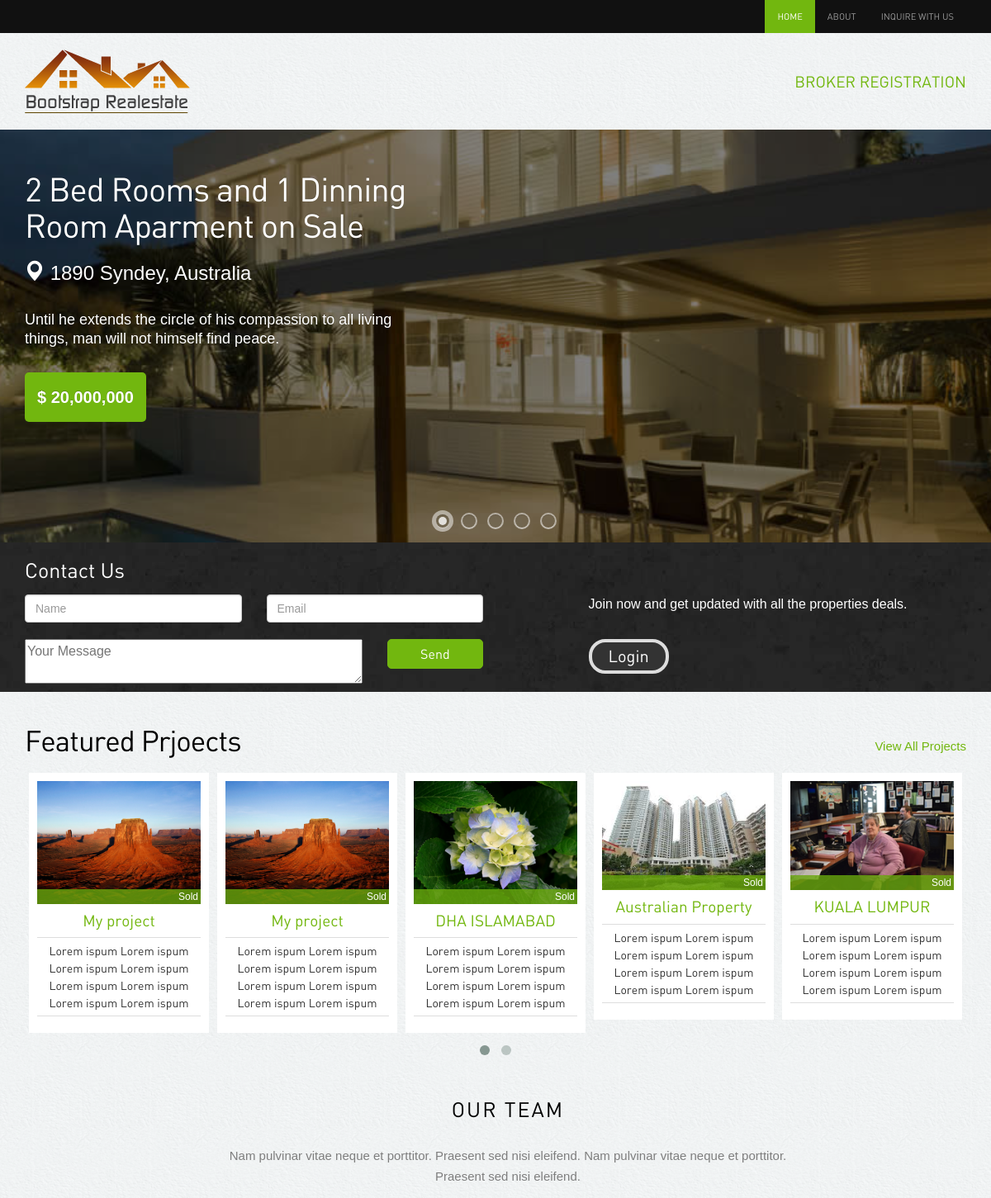
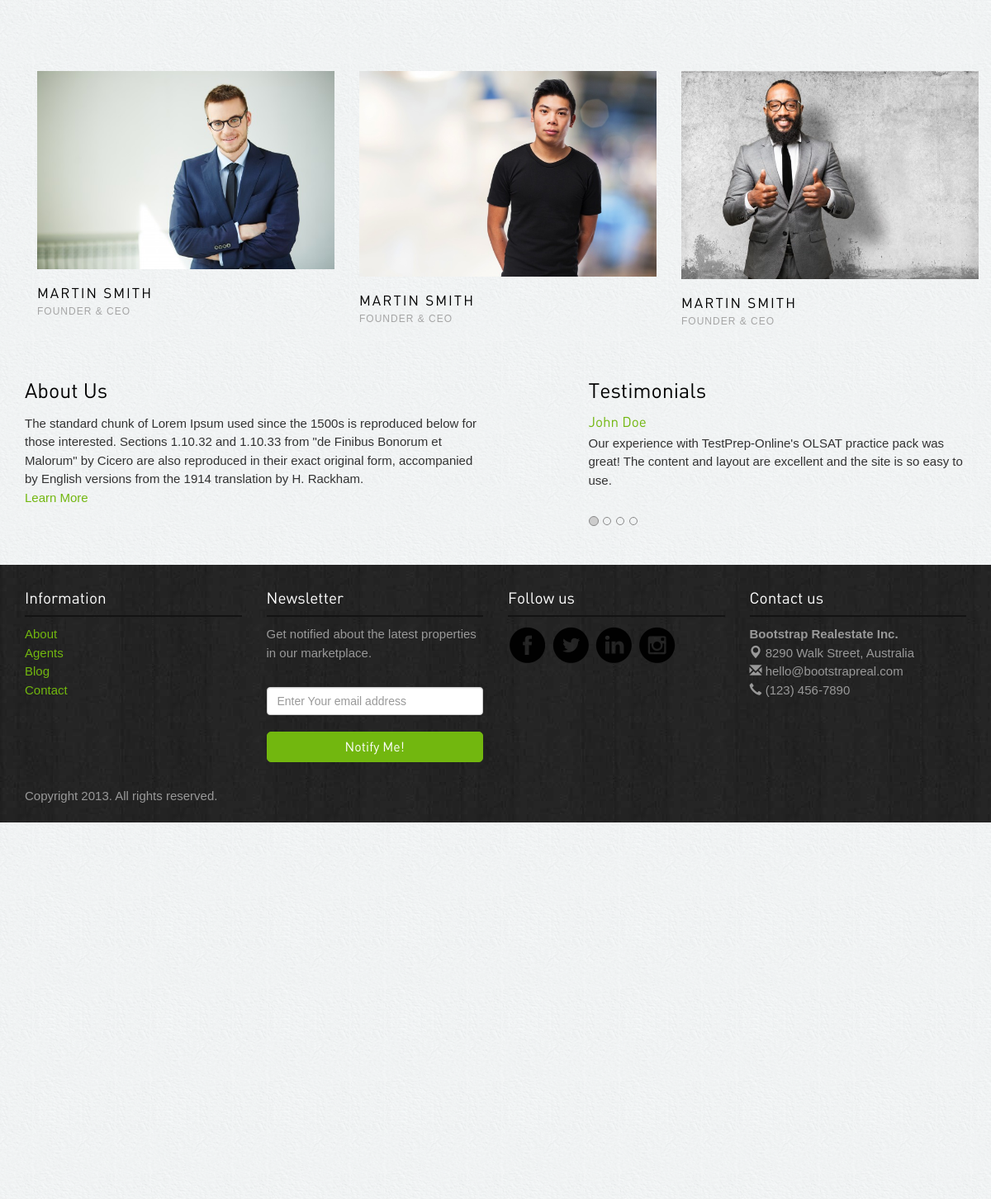
Screenshot of /task/index.php with the database file from the repository (2 pictures, top to bottom).
### tables this page shows
CREATE TABLE IF NOT EXISTS `projects` (
  `id` int(11) NOT NULL AUTO_INCREMENT,
  `name` varchar(25) NOT NULL,
  `descp` varchar(2550) NOT NULL,
  `image` varchar(255) NOT NULL,
  `address` varchar(255) NOT NULL,
  PRIMARY KEY (`id`)
);

CREATE TABLE IF NOT EXISTS `team` (
  `id` int(11) NOT NULL AUTO_INCREMENT,
  `name` varchar(25) NOT NULL,
  `descp` varchar(2500) NOT NULL,
  `path` varchar(255) NOT NULL,
  PRIMARY KEY (`id`)
);

CREATE TABLE IF NOT EXISTS `testimonials` (
  `id` int(11) NOT NULL AUTO_INCREMENT,
  `author` varchar(25) NOT NULL,
  `testimonial` varchar(500) NOT NULL,
  PRIMARY KEY (`id`)
);

CREATE TABLE IF NOT EXISTS `data` (
  `id` int(11) NOT NULL AUTO_INCREMENT,
  `data_key` varchar(25) NOT NULL,
  `data_value` varchar(2555) NOT NULL,
  PRIMARY KEY (`id`)
);

### task/application/controllers/Main.php (called while the page is built, shortened)
<?php
class Main extends CI_Controller {
    public function __construct() {
         $this->load->model('Main_model');
    }
	public function index()
	{
		$this->load->view('header');
		if($this->uri->total_segments() === 0){
			$this->load->view('slider');
		}
		$this->load->view('home_page');
		$this->load->view('footer');
	}
  public function list_testimonial_onhome($msg = null) {
return  $LIST = $this->Main_model->get_testimonials();
	}
  public function list_team_onhome($msg = null) {
return  $LIST = $this->Main_model->get_team();
	}
  public function list_project_onhome($msg = null) {
return  $LIST = $this->Main_model->get_project();
	}
		 public function list_map_onhome($msg = null) {
return  $LIST = $this->Main_model->get_map();
	}
}

### task/index.php (called while the page is built, shortened)
<?php
require_once BASEPATH.'core/CodeIgniter.php';

### task/application/models/Main_model.php (called while the page is built, shortened)
<?php
class  Main_model extends CI_Model {
  public function	get_testimonials(){
	   $qry = $this->db->get('testimonials');
        return $qry->result_array();
	  }
  public function	get_team(){
	   $qry = $this->db->get('team');
        return $qry->result_array();
	  }
  public function	get_project(){
	   $qry = $this->db->get('projects');
        return $qry->result_array();
	  }
  public function	get_map(){
        $this->db->where(['data_key' => 'map_link']);
        $qry = $this->db->get('data');
        return $qry->result_array();
	  }
}

### task/application/views/home_page.php (the view, shortened to what this page needs)
<div class="banner-search">
  <div class="container">
    <h3>Contact Us</h3>
     <form method="post" action="<?= site_url('contact/save') ?>">
    <div class="searchbar">
      <div class="row">
        <div class="col-lg-6 col-sm-6">
          <div class="row">
           <div class="col-lg-6 col-sm-6 ">
             <input type="text" class="form-control" placeholder="Name" name="username">
            </div>
            <div class="col-lg-6 col-sm-6 ">
             <input type="text" class="form-control" placeholder="Email" name="email">
            </div>
            <div class="col-lg-9 col-sm-9">
               <textarea name="message" placeholder="Your Message" style="width:100%"></textarea>
            </div>
              <div class="col-lg-3 col-sm-3">
              <button class="btn btn-success" >Send</button>
              </div>
          </div>
        </div>
        <div class="col-lg-5 col-lg-offset-1 col-sm-6 ">
          <p>Join now and get updated with all the properties deals.</p>
          <button class="btn btn-info"   data-toggle="modal" data-target="#loginpop">Login</button>        </div>
      </div>
    </div>
    </form>
  </div>
</div>
<div class="container">
  <div class="properties-listing spacer"> <a href=" " class="pull-right viewall">View All Projects</a>
    <h2>Featured Prjoects</h2>
    <div id="owl-example" class="owl-carousel">
      <?php
			 $get =& get_instance();
   			$project= $get->list_project_onhome() ;
			  foreach ($project as $key => $val) {
			  ?>
      <div class="properties">
        <div class="image-holder"><img src="<?= $val['image']?>" class="img-responsive" alt="properties"/>
          <div class="status sold">Sold</div>
        </div>
        <h4><a href="#"><?= $val['name']?></a></h4>
        <p class="price"><?= $val['descp']?></p>
      </div>
         <?php
			 } ?>
    </div>
  </div>
  <div class="container">
                    <div class="row">
                        <div class="heading-title text-center">
                            <h3 class="text-uppercase">Our Team </h3>
                            <p class="p-top-30 half-txt">Nam pulvinar vitae neque et porttitor. Praesent sed nisi eleifend. Nam pulvinar vitae neque et porttitor. Praesent sed nisi eleifend. </p>
                        </div>
  <?php
			 $CI =& get_instance();
   			$team= $CI->list_team_onhome() ;
			  foreach ($team as $key => $val) {
			  ?>
                        <div class="col-md-4 col-sm-4">
                            <div class="team-member">
                                <div class="team-img">
                                    <img src="<?= $val['path']?>" alt="team member" class="img-responsive">
                                </div>
                            </div>
                            <div class="team-title">
                                <h5>Martin Smith</h5>
                                <span>founder &amp; ceo</span>
                            </div>
                        </div>
             <?php
			 } ?>
                    </div>
                </div>
  <div class="spacer" id="about">
    <div class="row">
      <div class="col-lg-6 col-sm-9 recent-view">
        <h3>About Us</h3>
        <p>The standard chunk of Lorem Ipsum used since the 1500s is reproduced below for those interested. Sections 1.10.32 and 1.10.33 from "de Finibus Bonorum et Malorum" by Cicero are also reproduced in their exact original form, accompanied by English versions from the 1914 translation by H. Rackham.<br><a href="about.php">Learn More</a></p>
      </div>
      <div class="col-lg-5 col-lg-offset-1 col-sm-3 recommended">
        <h3>Testimonials</h3>
        <div id="myCarousel" class="carousel slide">
          <ol class="carousel-indicators">
            <li data-target="#myCarousel" data-slide-to="0" class="active"></li>
            <li data-target="#myCarousel" data-slide-to="1" class=""></li>
            <li data-target="#myCarousel" data-slide-to="2" class=""></li>
            <li data-target="#myCarousel" data-slide-to="3" class=""></li>
          </ol>
          <div class="carousel-inner">
             <?php
			 $CI =& get_instance();
   			$testimonials= $CI->list_testimonial_onhome() ;
		 $sr = 1;
			  foreach ($testimonials as $key => $val) {
			  ?>
            <div class="item <?php echo  $sr == 1 ?  'active': '' ?>">
              <div class="row">
                <div class="col-lg-12">
                  <h5><a href=""><?= $val['author']?></a></h5>
                  <p class="price"><?= $val['testimonial']?></p>
                   </div>
              </div>
            </div>
             <?php
			 $sr++;
			 } ?>
          </div>
        </div>
      </div>
    </div>
  </div>
</div>

### task/application/views/header.php (shortened to what this page needs)
<!DOCTYPE html>
<html lang="en">
<head>
 	<link rel="stylesheet" href="<?= base_url(); ?>assets/bootstrap/css/bootstrap.css" />
  <link rel="stylesheet" href="<?= base_url(); ?>assets/style.css"/>
<link rel="stylesheet" href="<?= base_url(); ?>assets/owl-carousel/owl.carousel.css">
<link rel="stylesheet" href="<?= base_url(); ?>assets/owl-carousel/owl.theme.css">
    <link rel="stylesheet" type="text/css" href="<?= base_url(); ?>assets/slitslider/css/style.css" />
    <link rel="stylesheet" type="text/css" href="<?= base_url(); ?>assets/slitslider/css/custom.css" />
</head>
<body>
<div class="navbar-wrapper">
        <div class="navbar-inverse" role="navigation">
          <div class="container">
            <div class="navbar-collapse  collapse">
              <ul class="nav navbar-nav navbar-right">
               <li class="active"><a href="<?php echo site_url(); ?>">Home</a></li>
                <li><a href="#about">About</a></li>
                <li><a href="<?= site_url('contact') ?>">Inquire with us</a></li>
              </ul>
            </div>
          </div>
        </div>
    </div>
<div class="container">
<div class="header">
<a href="index.php"><img src="<?= base_url(); ?>assets/images/logo.png" alt="Realestate"></a>
              <ul class="pull-right">
                <li><a href="<?= site_url('contact') ?>">Broker Registration</a></li>
              </ul>
</div>
</div>

### task/application/views/slider.php (shortened to what this page needs)
<div class="">
            <div id="slider" class="sl-slider-wrapper">
        <div class="sl-slider">
          <div class="sl-slide" data-orientation="horizontal" data-slice1-rotation="-25" data-slice2-rotation="-25" data-slice1-scale="2" data-slice2-scale="2">
            <div class="sl-slide-inner">
              <div class="bg-img bg-img-1"></div>
              <h2><a href="#">2 Bed Rooms and 1 Dinning Room Aparment on Sale</a></h2>
              <blockquote>
              <p class="location"><span class="glyphicon glyphicon-map-marker"></span> 1890 Syndey, Australia</p>
              <p>Until he extends the circle of his compassion to all living things, man will not himself find peace.</p>
              <cite>$ 20,000,000</cite>
              </blockquote>
            </div>
          </div>
        </div>
        <nav id="nav-dots" class="nav-dots">
          <span class="nav-dot-current"></span>
          <span></span>
          <span></span>
          <span></span>
          <span></span>
        </nav>
      </div>
</div>

### task/application/views/footer.php (shortened to what this page needs)
<div class="footer">
<div class="container">
<div class="row">
            <div class="col-lg-3 col-sm-3">
                   <h4>Information</h4>
                   <ul class="row">
                <li class="col-lg-12 col-sm-12 col-xs-3"><a href="about.php">About</a></li>
                <li class="col-lg-12 col-sm-12 col-xs-3"><a href="agents.php">Agents</a></li>
                <li class="col-lg-12 col-sm-12 col-xs-3"><a href="blog.php">Blog</a></li>
                <li class="col-lg-12 col-sm-12 col-xs-3"><a href="contact.php">Contact</a></li>
              </ul>
            </div>
            <div class="col-lg-3 col-sm-3">
                    <h4>Newsletter</h4>
                    <p>Get notified about the latest properties in our marketplace.</p>
                    <form class="form-inline" role="form">
                            <input type="text" placeholder="Enter Your email address" class="form-control">
                                <button class="btn btn-success" type="button">Notify Me!</button></form>
            </div>
            <div class="col-lg-3 col-sm-3">
                    <h4>Follow us</h4>
                    <a href="#"><img src="<?= base_url(); ?>assets/images/facebook.png" alt="facebook"></a>
                    <a href="#"><img src="<?= base_url(); ?>assets/images/twitter.png" alt="twitter"></a>
                    <a href="#"><img src="<?= base_url(); ?>assets/images/linkedin.png" alt="linkedin"></a>
                    <a href="#"><img src="<?= base_url(); ?>assets/images/instagram.png" alt="instagram"></a>
            </div>
             <div class="col-lg-3 col-sm-3">
                    <h4>Contact us</h4>
                    <p><b>Bootstrap Realestate Inc.</b><br>
<span class="glyphicon glyphicon-map-marker"></span> 8290 Walk Street, Australia <br>
<span class="glyphicon glyphicon-envelope"></span> hello@bootstrapreal.com<br>
<span class="glyphicon glyphicon-earphone"></span> (123) 456-7890</p>
            </div>
        </div>
<p class="copyright">Copyright 2013. All rights reserved.	</p>
</div></div>
<div class="col-sm-12">
<?php
 $get_instance =& get_instance();
   			$list_map_onhome= $get_instance->list_map_onhome() ;
	 foreach ($list_map_onhome as $key => $val) {
	 $map_src=$val['data_value'];
	 }
 ?>
<div class="footer-map">
<?= $map_src?>
</div>
</div>
</body>
</html>

### task/assets/style.css (style rules this page uses)
body { color:#555; font:normal 13px/22px Arial; background:url(images/bgmain.png) #eee; }
h1,h2,h3,h4,h5 { font-weight:normal; font-family: din;margin: 0;padding: 0;color: #000 }
h2 { font-size: 35px; letter-spacing: -1px;margin-bottom: 20px; }
h3 { margin: 0 0 15px 0; font-size: 25px; }
h4 { margin: 10px 0; font-size: 19px; }
h5 { margin: 0 0 5px 0; font-size: 17px; }
p { margin-bottom: 30px; }
a { color:#72b70f; text-decoration:none;outline: none; }
.spacer { margin-top: 40px;margin-bottom:40px; }
select,input { outline: 0; margin-bottom: 20px; }
.btn { border-radius: 5px; font-family: din; outline: none; }
.btn-success { background: #72b70f;border:1px solid #72b70f;padding:6px 20px; font-size:16px; width: 100%; }
.btn-info { background: #333;border:4px solid #ddd;padding: 3px 20px; font-size:20px; border-radius: 20px; }
.header { padding: 20px 0; }
.header ul { list-style: none;margin: 0; padding: 0;margin-top: 25px; }
.header ul li { display: inline-block; padding: 0 0 0 40px; }
.header ul li a { font-size: 19px;font-family: din;text-transform: uppercase; }
.navbar-inverse { background-color: #111; }
.navbar-inverse .navbar-nav > li > a { font-size: 11px;padding-top: 10px;padding-bottom: 10px;font-family: din;text-transform: uppercase; }
.navbar-inverse .navbar-nav > .active > a, .navbar-inverse .navbar-nav > .active > a:hover, .navbar-inverse .navbar-nav > .active > a:focus { background-color: #72b70f; }
.banner-search { background:url(images/bginside.jpg) #111;color: #fff;padding: 20px 0 10px 0; font-size: 16px; }
.banner-search h3 { color: #fff; }
.properties-listing .viewall { margin-top: 15px; }
.properties-listing div.properties { padding: 10px; background-color: #fff;text-align: center; margin-bottom: 20px; }
.owl-wrapper-outer div.properties { margin: 0 5px; }
.properties-listing div.properties .image-holder { position: relative; }
.properties-listing div.properties .status { position: absolute;bottom: 0;z-index: 100;display: block;width: 100%;color: #fff;padding:0 3px;text-align: right; font-size: 12px; }
.properties-listing div.properties p { margin-bottom: 10px; font-size: 14px;border-top: 1px solid #ddd;border-bottom: 1px solid #ddd;padding: 5px 0;font-family: din; }
.status.sold { background:rgba(104,167,13,0.8); }
.recommended { position: relative; }
.recommended .carousel-indicators { position: absolute;text-align: left;left: 0;bottom: -40px;margin: 0; }
.recommended .carousel-indicators li { border: 1px solid #888; }
.recommended .carousel-indicators .active { background-color:#ccc; }
.recommended p { margin: 5px 0 10px 0; }
.footer { background:url(images/bg.jpg) #222; padding: 20px 0; color: #999; }
.footer h4 { color: #fff;border-bottom: 2px solid #131313;margin-bottom: 10px;padding-bottom: 10px; }
.footer ul { list-style: none;padding: 0; }
.footer p.copyright { margin: 30px 0 0 0; }
body { font-family: 'Source Sans Pro', sans-serif; line-height: 1.5; color: #323232; font-size: 15px; font-weight: 400; text-rendering: optimizeLegibility; -webkit-font-smoothing: antialiased; -moz-font-smoothing: antialiased; }
.heading-title { margin-bottom: 100px; }
.text-center { text-align: center; }
.heading-title h3 { margin-bottom: 0; letter-spacing: 2px; font-weight: normal; }
.p-top-30 { padding-top: 30px; }
.half-txt { width: 60%; margin: 0 auto; display: inline-block; line-height: 25px; color: #7e7e7e; }
.text-uppercase { text-transform: uppercase; }
.team-member, .team-member .team-img { position: relative; }
.team-member { overflow: hidden; }
.team-title { position: static; padding: 20px 0; display: inline-block; letter-spacing: 2px; width: 100%; }
.team-title h5 { margin-bottom: 0px; display: block; text-transform: uppercase; }
.team-title span { font-size: 12px; text-transform: uppercase; color: #a5a5a5; letter-spacing: 1px; }
.footer-map iframe { width:100% !important; }

### task/assets/slitslider/css/style.css (style rules this page uses)
.sl-slider-wrapper { width: 800px; height: 400px; margin: 0 auto; position: relative; overflow: hidden; }
.sl-slider { position: absolute; top: 0; left: 0; }
.sl-slide, .sl-slides-wrapper, .sl-slide-inner { position: absolute; width: 100%; height: 100%; top: 0; left: 0; }
.sl-slide { z-index: 1; }
.sl-slide-horizontal .sl-slide-inner { background: #000; }

### rows the page displays
projects: image (picture), name "My project", descp "Lorem ispum Lorem ispum Lorem ispum Lorem ispum Lorem ispum Lorem ispum Lorem ispum Lorem ispum"
projects: image (picture), name "My project", descp "Lorem ispum Lorem ispum Lorem ispum Lorem ispum Lorem ispum Lorem ispum Lorem ispum Lorem ispum"
projects: image (picture), name "DHA ISLAMABAD", descp "Lorem ispum Lorem ispum Lorem ispum Lorem ispum Lorem ispum Lorem ispum Lorem ispum Lorem ispum"
projects: image (picture), name "Australian Property", descp "Lorem ispum Lorem ispum Lorem ispum Lorem ispum Lorem ispum Lorem ispum Lorem ispum Lorem ispum"
projects: image (picture), name "KUALA LUMPUR", descp "Lorem ispum Lorem ispum Lorem ispum Lorem ispum Lorem ispum Lorem ispum Lorem ispum Lorem ispum"
team: path (picture)
team: path (picture)
team: path (picture)
testimonials: author "John Doe", testimonial "Our experience with TestPrep-Online's OLSAT practice pack was great! The content and layout are excellent and the site is so easy to use."
